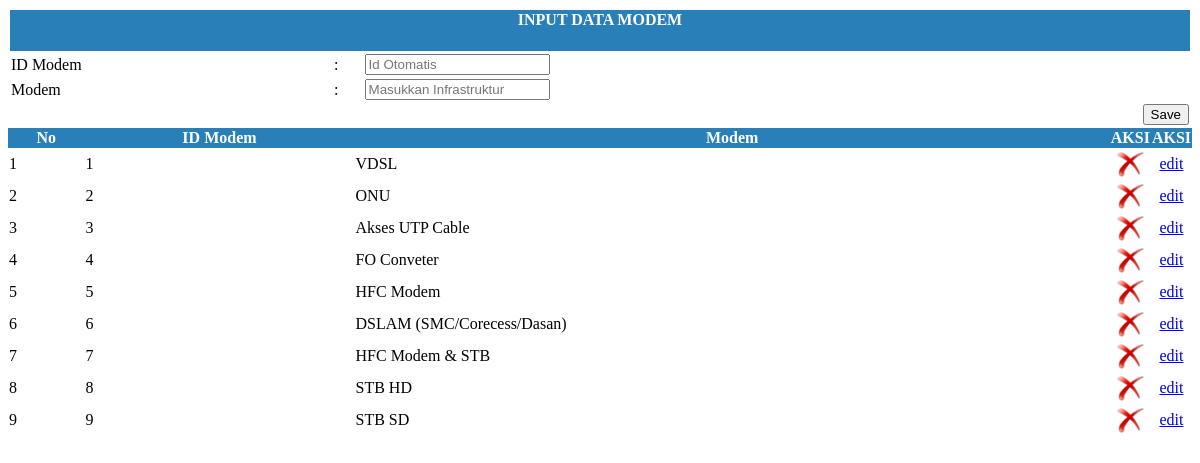
The page /Absensi/admin/input_modem.php on the database its author committed.
### tables this page shows
CREATE TABLE IF NOT EXISTS `tbl_modem` (
`id_modem` int(3) NOT NULL,
  `nama_modem` varchar(50) NOT NULL
);

### Absensi/admin/input_modem.php (the view, shortened to what this page needs)
<html>
    <head>
<link rel="stylesheet" href="../../css/vergi.css">
<link rel="stylesheet" href="../../css/dataTables.bootstrap.css">
<link rel="stylesheet" href="../../css/jquery.dataTables.min.css" />
<link rel="stylesheet" href="../../css/responsive.dataTables.min.css" />
    </head>
    <body>
<form method="post">
<table class="table table-responsive" width="100%">
<thead>
    		<tr class="tr">
        		<Th  colspan="4"><center><h4>INPUT DATA MODEM</h4></center></Th>
        	</tr>
        </thead>
  <tbody>
    <tr>
      <td>ID Modem</td>
      <td>:</td>
      <td><input type="text" class="form-control"  readonly  placeholder="Id Otomatis" name="id_modem" value="<?php echo @$edit['id_modem'] ?>"></td>
</tr>
<tr>
      <td>Modem</td>
      <td>:</td>
      <td><input name="modem" type="text" required class="form-control" id="modem" placeholder="Masukkan Infrastruktur" value="<?php echo @$edit['nama_modem'] ?>"></td>
</tr>
<td align="right" colspan="4">
 <?php if (@$_GET['id']==""){ ?>
<input class="btn btn-success" type="submit" name="simpan" value="Save">
<?php }else{?>
<input class="btn btn-success" type="submit" name="ubah" value="Update"> </td>
<?php }?></td>
  </tbody>
</table>
<table id="example" class="display responsive nowrap table table-bordered" cellspacing="0" width="100%">
            <div class="container">
            <div class="box-body table-responsive">
                    <thead>
                        <tr class="tr">
                            <th>No</th>
                            <th>ID Modem</th>
                            <th>Modem</th>
                            <th >AKSI</th>
                            <th >AKSI</th>
                        </tr>
                    </thead>
                    <?php
					$result = mysql_query("SELECT * FROM tbl_modem");
					$no = 1;
                    while ($row = mysql_fetch_array($result)) {
                        ?>
                                            <tr>
                            <td><?php echo $no; ?></td>
                            <td><?php echo $row['id_modem']?></td>
                            <td><?php echo $row['nama_modem']?></td>
                            <td align="center" width="39"><a onclick="retrun confrim('Hapus Data')"; href="?menu=input_modem&hapus&id=<?php echo $row['id_modem']?>"><img src="../../../Penggajian Karyawan/CssHal/Image/DeleteRed.png" height="30" width="30"/></a></td>
    <td align="center" width="24"><a href="?menu=input_modem&edit&id=<?php echo $row['id_modem']?>">edit</a></td>
                        </tr>
					<?php  $no++;  }
					?>
		</div>
        </div>
                </table>
</form>
    </body>
</html>

### css/vergi.css (style rules this page uses)
.tr { background-color:#2980b9; color:#FFFFFF; border-color:#2980b9; }

### rows shown on the page
tbl_modem: id_modem "1", nama_modem "VDSL"
tbl_modem: id_modem "2", nama_modem "ONU"
tbl_modem: id_modem "3", nama_modem "Akses UTP Cable"
tbl_modem: id_modem "4", nama_modem "FO Conveter"
tbl_modem: id_modem "5", nama_modem "HFC Modem"
tbl_modem: id_modem "6", nama_modem "DSLAM (SMC/Corecess/Dasan)"
tbl_modem: id_modem "7", nama_modem "HFC Modem & STB"
tbl_modem: id_modem "8", nama_modem "STB HD"
tbl_modem: id_modem "9", nama_modem "STB SD"
